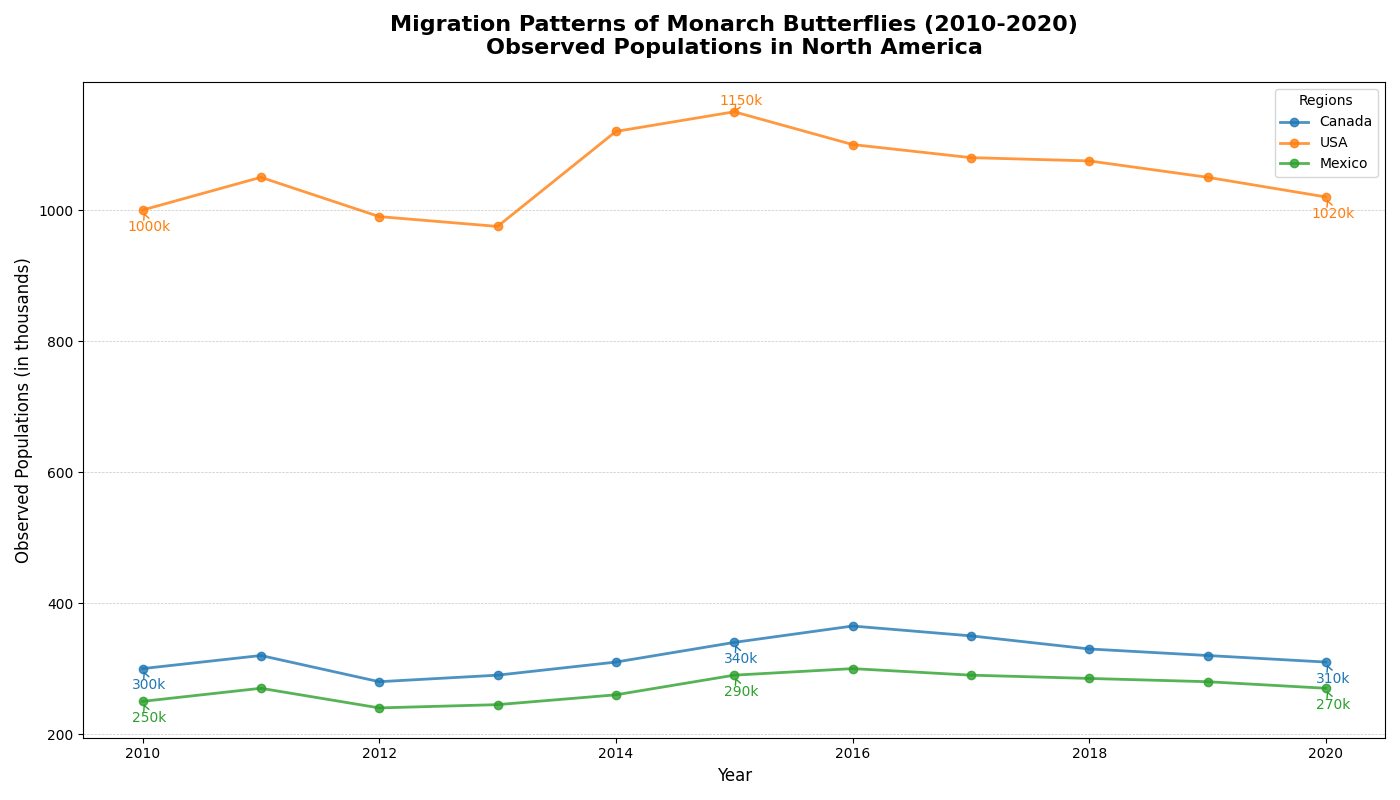

Generate this figure with Python:
import matplotlib.pyplot as plt
import numpy as np

# Topic: Tracking the Migration Patterns of Monarch Butterflies from 2010 to 2020

# Data: Monarch Butterfly populations observed at different points in North America
years = np.arange(2010, 2021)
populations = {
    'Canada': [300, 320, 280, 290, 310, 340, 365, 350, 330, 320, 310],
    'USA': [1000, 1050, 990, 975, 1120, 1150, 1100, 1080, 1075, 1050, 1020],
    'Mexico': [250, 270, 240, 245, 260, 290, 300, 290, 285, 280, 270]
}

# Setup the plot
plt.figure(figsize=(14, 8))

# Colors for each region line
colors = ['#1f77b4', '#ff7f0e', '#2ca02c']

# Plot data with annotations for each region
for (region, pops), color in zip(populations.items(), colors):
    plt.plot(years, pops, '-o', label=region, color=color, linewidth=2, markersize=6, alpha=0.8)
    
    # Annotate for key data points for each region
    midpoint_index = len(years) // 2
    key_points = [(years[0], pops[0]), (years[midpoint_index], pops[midpoint_index]), (years[-1], pops[-1])]
    for (year, pop) in key_points:
        plt.annotate(f'{pop}k', xy=(year, pop), xytext=(5, -15 if pop < max(pops) else 5), 
                     textcoords='offset points', arrowprops=dict(arrowstyle='->', color=color), 
                     fontsize=10, color=color, ha='center')

# Set titles and labels
plt.title('Migration Patterns of Monarch Butterflies (2010-2020)\nObserved Populations in North America', 
          fontsize=16, fontweight='bold', pad=20)
plt.xlabel('Year', fontsize=12)
plt.ylabel('Observed Populations (in thousands)', fontsize=12)

# Add legend
plt.legend(title='Regions', loc='upper right', fontsize=10)

# Add grid for clarity
plt.grid(True, which='both', axis='y', linestyle='--', linewidth=0.5, alpha=0.7)

# Ensure tight layout for readability
plt.tight_layout()

# Show the plot
plt.show()
